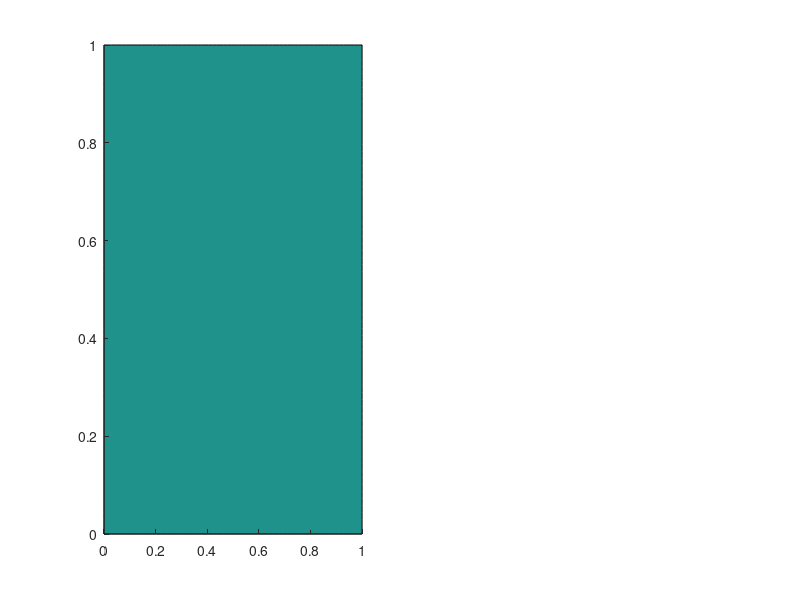

This figure's MATLAB source: (Note: this script raises an error after producing the figure.)

close all; clear;

num_blocks = 1;

n = 70;
min_x = 0; max_x = 1; min_y = 0; max_y = 1; min_z = 0; max_z = 1;
xy_background = zeros(n, n);
zy_background = zeros(n, n);

%% Display the projections
xm = linspace(min_x, max_x, n);
ym = linspace(min_y, max_y, n);
zm = linspace(min_z, max_z, n);
[X_xy, Y_xy] = meshgrid(xm, ym);
[Z_zy, Y_zy] = meshgrid(zm, ym);

figure('units','normalized','outerposition',[0 0 1 1])
subplot(1, 2, 1);
contourf(X_xy, Y_xy, xy_background, 200, 'edgeColor', 'none');
colormap([0 0.6 0.7; 1, 1, 1]); caxis([-1 1]);
hold on; axis equal; xlim([min_x, max_x]); ylim([min_y, max_y]);

subplot(1, 2, 2);
contourf(Z_zy, Y_zy, zy_background', 200, 'edgeColor', 'none');
colormap([0 0.6 0.7; 1, 1, 1]); caxis([-1 1]);
hold on; axis equal; xlim([min_z, max_z]); ylim([min_y, max_y]);

%% Draw the model
[centers, blocks, radii] = draw_convtriangles_model(num_blocks, 0, 1);

save(['C:\Users\', getenv('USERNAME'), '\OneDrive\EPFL\Code\HandModel\_data\convtriangles\centers.mat'], 'centers');
save(['C:\Users\', getenv('USERNAME'), '\OneDrive\EPFL\Code\HandModel\_data\convtriangles\radii.mat'], 'radii');
save(['C:\Users\', getenv('USERNAME'), '\OneDrive\EPFL\Code\HandModel\_data\convtriangles\blocks.mat'], 'blocks');

%% Generate the data
points = generate_convtriangles_points(centers, blocks, radii);

%% Show 3D model
[blocks] = reindex(radii, blocks);
pose.centers = centers;
pose.num_centers = length(centers);
display_result_convtriangles(pose, blocks, radii, false);

%% Compute projections
[xy_distances, yz_distances] = silhouette_convtriangles(pose, blocks, radii, n);
model_bounding_box = compute_model_bounding_box(centers, radii);


%% Display the projections
xm = linspace(model_bounding_box.min_x, model_bounding_box.max_x, n);
ym = linspace(model_bounding_box.min_y, model_bounding_box.max_y, n);
zm = linspace(model_bounding_box.min_z, model_bounding_box.max_z, n);
[X_xy, Y_xy] = meshgrid(xm, ym);
[Z_zy, Y_zy] = meshgrid(zm, ym);

figure('units','normalized','outerposition',[0 0 1 1])
subplot(1, 2, 1);
contourf(X_xy, Y_xy, xy_distances, 1000, 'edgeColor', 'none');
colormap([0 0.6 0.7; 1, 1, 1]); caxis([-1 1]); axis off;
hold on; axis equal; xlim([model_bounding_box.min_x, model_bounding_box.max_x]);
ylim([model_bounding_box.min_y, model_bounding_box.max_y]);

subplot(1, 2, 2);
contourf(Z_zy, Y_zy, yz_distances', 1000, 'edgeColor', 'none');
colormap([0 0.6 0.7; 1, 1, 1]); caxis([-1 1]); axis off;
hold on; axis equal; xlim([model_bounding_box.min_z, model_bounding_box.max_z]);
ylim([model_bounding_box.min_y, model_bounding_box.max_y]);

[centers, blocks, radii] = draw_convtriangles_model(num_blocks, model_bounding_box.min_z, model_bounding_box.max_z);

%% Save the results

save(['C:\Users\', getenv('USERNAME'), '\OneDrive\EPFL\Code\HandModel\_data\convtriangles\1_points.mat'], 'points');
save(['C:\Users\', getenv('USERNAME'), '\OneDrive\EPFL\Code\HandModel\_data\convtriangles\1_centers.mat'], 'centers');
save(['C:\Users\', getenv('USERNAME'), '\OneDrive\EPFL\Code\HandModel\_data\convtriangles\radii.mat'], 'radii');
save(['C:\Users\', getenv('USERNAME'), '\OneDrive\EPFL\Code\HandModel\_data\convtriangles\blocks.mat'], 'blocks');














